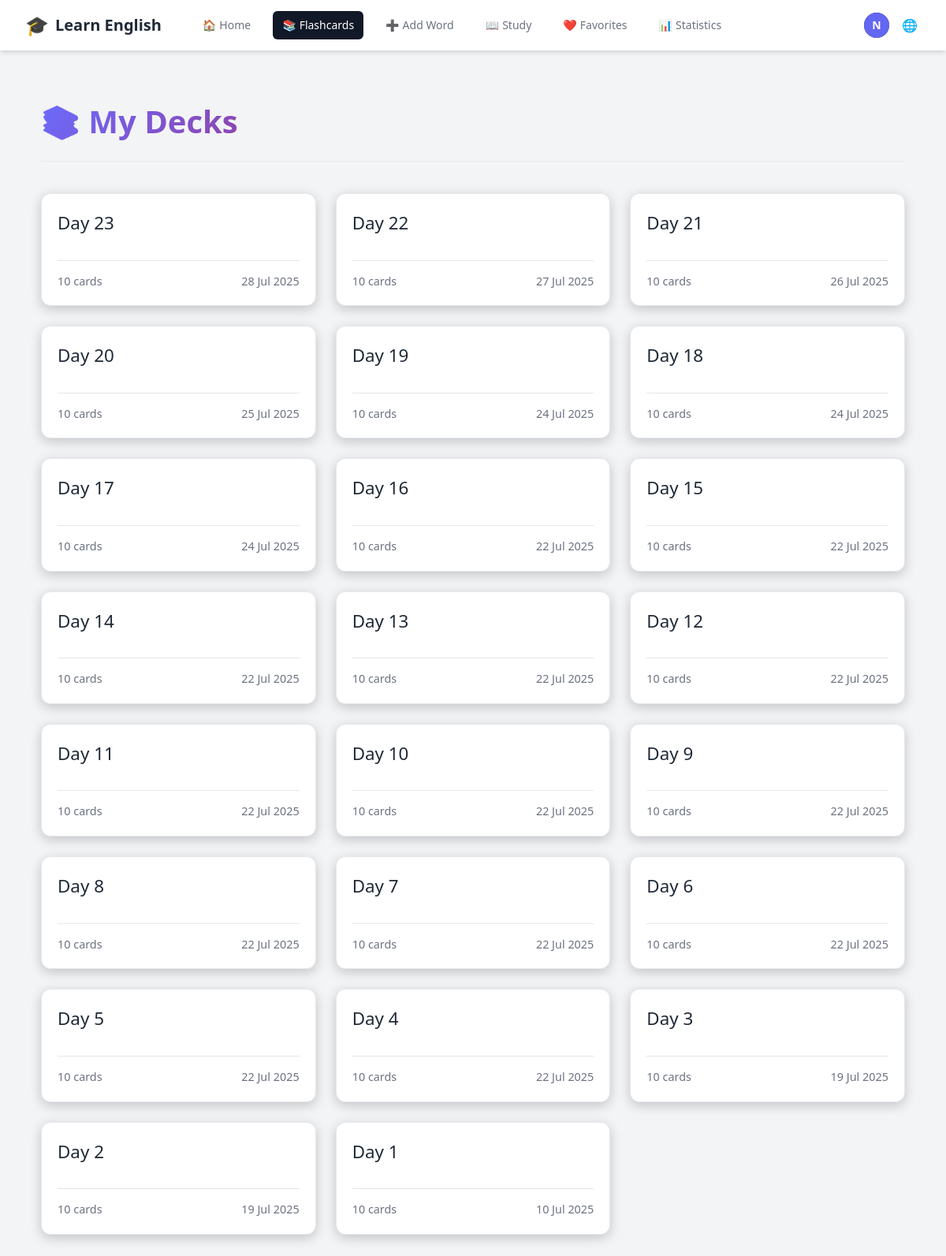
The page /decks/ (signed in) on the database its author committed.
### accounts/models.py (models this page shows, shortened)
class CustomUser(AbstractUser):
    email = models.EmailField(unique=True)
    username = None  # Remove username field
    USERNAME_FIELD = 'email'
    REQUIRED_FIELDS = []
    objects = CustomUserManager()

### vocabulary/models.py (models this page shows, shortened)
class Deck(models.Model):
    user = models.ForeignKey(settings.AUTH_USER_MODEL, on_delete=models.CASCADE, related_name='decks')
    name = models.CharField(max_length=255)
    created_at = models.DateTimeField(auto_now_add=True)
    class Meta:
        ordering = ['-created_at']
        unique_together = ['user', 'name']

### vocabulary/views.py (the view)
# urls.py: path('decks/', views.deck_list, name='deck_list'),
@login_required
def deck_list(request):
    decks = Deck.objects.filter(user=request.user).annotate(
        card_count=Count('flashcards')
    ).order_by('-created_at')
    context = {
        'decks': decks
    }
    return render(request, 'vocabulary/deck_list.html', context)

### vocabulary/context_processors.py (called while the page is built)
    def _(message):
        return str(message)

### vocabulary/templates/vocabulary/deck_list.html (shortened to what this page needs)
{% extends "base.html" %}
{% block content %}
<div class="deck-list-page">
    <div class="page-header">
        <h1>📚 {{ manual_texts.my_decks }}</h1>
    </div>
    {% if decks %}
        <div class="deck-grid">
            {% for deck in decks %}
                <a href="{% url 'deck_detail' deck.id %}" class="deck-card">
                    <div>
                        <h2>{{ deck.name }}</h2>
                    </div>
                    <div class="deck-info">
                        <span>{{ deck.card_count }} {{ manual_texts.cards_text }}</span>
                        <span class="created-date">{{ deck.created_at|date:"d M Y" }}</span>
                    </div>
                </a>
            {% endfor %}
        </div>
    {% else %}
        <div class="no-decks">
            <h2>{{ manual_texts.no_decks_yet }}</h2>
            <p>{{ manual_texts.get_started_by }} <a href="{% url 'add_flashcard' %}">{{ manual_texts.adding_flashcards }}</a>!</p>
        </div>
    {% endif %}
</div>
{% endblock %}

### vocabulary/templates/base.html (shortened to what this page needs)
{% load i18n %} {% load static %}
<!DOCTYPE html>
<html lang="{{ LANGUAGE_CODE }}">
  <head>
    <script src="https://cdn.tailwindcss.com"></script>
    <link rel="stylesheet" type="text/css" href="{% static 'css/main.css' %}" />
    <link
      rel="stylesheet"
      href="https://cdnjs.cloudflare.com/ajax/libs/font-awesome/6.0.0-beta3/css/all.min.css"
    />
  </head>
  <body class="bg-gray-100 dark:bg-gray-900">
    <nav class="bg-white dark:bg-gray-800 shadow-md">
      <div class="max-w-7xl mx-auto px-4 sm:px-6 lg:px-8">
        <div class="flex items-center justify-between h-16">
          <div class="flex items-center">
            <a
              href="{% if user.is_authenticated %}{% url 'dashboard' %}{% else %}{% url 'account_login' %}{% endif %}"
              class="flex-shrink-0 flex items-center space-x-2"
            >
              <span class="text-2xl">🎓</span>
              <span class="text-xl font-bold text-gray-800 dark:text-white"
                >{{ manual_texts.learn_english }}</span
              >
            </a>
            <div class="hidden md:block">
              <div class="ml-10 flex items-baseline space-x-4">
                {% if user.is_authenticated %}
                <a
                  href="{% url 'dashboard' %}"
                  class="{% if request.resolver_match.url_name == 'dashboard' %}bg-gray-900 text-white{% else %}text-gray-500 dark:text-gray-300 hover:bg-gray-700 hover:text-white{% endif %} px-3 py-2 rounded-md text-sm font-medium flex items-center space-x-1"
                  id="nav-home"
                >
                  <span class="nav-icon">🏠</span>
                  <span>{{ manual_texts.home }}</span>
                </a>
                <a
                  href="{% url 'deck_list' %}"
                  class="{% if request.resolver_match.url_name == 'deck_list' or request.resolver_match.url_name == 'deck_detail' %}bg-gray-900 text-white{% else %}text-gray-500 dark:text-gray-300 hover:bg-gray-700 hover:text-white{% endif %} px-3 py-2 rounded-md text-sm font-medium flex items-center space-x-1"
                  id="nav-flashcards"
                >
                  <span class="nav-icon">📚</span>
                  <span>{{ manual_texts.flashcards }}</span>
                </a>
                <a
                  href="{% url 'add_flashcard' %}"
                  class="{% if request.resolver_match.url_name == 'add_flashcard' %}bg-gray-900 text-white{% else %}text-gray-500 dark:text-gray-300 hover:bg-gray-700 hover:text-white{% endif %} px-3 py-2 rounded-md text-sm font-medium flex items-center space-x-1"
                  id="nav-add-word"
                >
                  <span class="nav-icon">➕</span>
                  <span>{{ manual_texts.add_word }}</span>
                </a>
                <a
                  href="{% url 'study' %}"
                  class="{% if request.resolver_match.url_name == 'study' %}bg-gray-900 text-white{% else %}text-gray-500 dark:text-gray-300 hover:bg-gray-700 hover:text-white{% endif %} px-3 py-2 rounded-md text-sm font-medium flex items-center space-x-1"
                  id="nav-study"
                >
                  <span class="nav-icon">📖</span>
                  <span>{{ manual_texts.study }}</span>
                </a>
                <a
                  href="{% url 'favorites' %}"
                  class="{% if request.resolver_match.url_name == 'favorites' %}bg-gray-900 text-white{% else %}text-gray-500 dark:text-gray-300 hover:bg-gray-700 hover:text-white{% endif %} px-3 py-2 rounded-md text-sm font-medium flex items-center space-x-1"
                  id="nav-favorites"
                >
                  <span class="nav-icon">❤️</span>
                  <span>{{ manual_texts.favorites|default:"Favorites" }}</span>
                </a>
                <a
                  href="{% url 'statistics' %}"
                  class="{% if request.resolver_match.url_name == 'statistics' %}bg-gray-900 text-white{% else %}text-gray-500 dark:text-gray-300 hover:bg-gray-700 hover:text-white{% endif %} px-3 py-2 rounded-md text-sm font-medium flex items-center space-x-1"
                  id="nav-statistics"
                >
                  <span class="nav-icon">📊</span>
                  <span>{{ manual_texts.statistics }}</span>
                </a>
                {% endif %}
              </div>
            </div>
          </div>
          <div class="hidden md:block">
            <div class="ml-4 flex items-center md:ml-6">
              {% if user.is_authenticated %}
              <div class="ml-3 relative">
                <div>
                  <button
                    type="button"
                    id="user-toggle"
                    class="max-w-xs bg-gray-800 rounded-full flex items-center text-sm focus:outline-none focus:ring-2 focus:ring-offset-2 focus:ring-offset-gray-800 focus:ring-white"
                    aria-expanded="false"
                    aria-haspopup="true"
                  >
                    <div
                      class="h-8 w-8 rounded-full bg-indigo-500 flex items-center justify-center text-white font-bold"
                    >
                      {{ user.email|slice:":1"|upper }}
                    </div>
                  </button>
                </div>
              </div>
              {% endif %}
              <div class="ml-3 relative">
                <div>
                  <button
                    type="button"
                    id="lang-toggle"
                    class="bg-white dark:bg-gray-800 p-1 rounded-full text-gray-400 dark:text-gray-300 hover:text-gray-500 dark:hover:text-white focus:outline-none focus:ring-2 focus:ring-offset-2 focus:ring-offset-gray-800 focus:ring-white"
                  >
                    <span class="nav-icon">🌐</span>
                  </button>
                </div>
              </div>
            </div>
          </div>
        </div>
      </div>
    </nav>
    <main class="py-10">
      <div class="max-w-7xl mx-auto px-4 sm:px-6 lg:px-8">
        {% block content %}{% endblock %}
      </div>
    </main>
  </body>
</html>

### static/css/main.css (style rules this page uses)
* { margin: 0; padding: 0; box-sizing: border-box; }
body { background: #18182f; color: #fff; font-family: "Segoe UI", Tahoma, Geneva, Verdana, sans-serif; line-height: 1.6; min-height: 100vh; }
.page-header { text-align: left; margin-bottom: 30px; padding-bottom: 20px; border-bottom: 1px solid var(--border-color); display: flex; justify-content: space-between; align-items: center; }
.page-header h1 { font-size: 2.2em; font-weight: 700; color: var(--text-main); }

### vocabulary/templates/base.html (style rules this page uses)
:root { --primary-color: #6a6cff; --primary-color-dark: #5859d8; --background-main: #f3f4f6; --background-secondary: #ffffff; --background-light: #ffffff; --text-main: #1f2937; --text-muted: #6b7280; --border-color: #e5e7eb; --card-background: var(--background-secondary); --card-border-color: var(--border-color); --card-text-main: var(--text-main); --card-text-muted: var(--text-muted); --card-shadow: 0 1px 3px 0 rgba(0, 0, 0, 0.1), 0 1px 2px 0 rgba(0, 0, 0, 0.06); --card-shadow-hover: 0 4px 6px -1px rgba(0, 0, 0, 0.1), 0 2px 4px -1px rgba(0, 0, 0, 0.06); }

### vocabulary/templates/vocabulary/deck_list.html (style rules this page uses)
.deck-list-page { max-width: 1200px; margin: 20px auto; padding: 0 20px; }
.page-header { text-align: center; margin-bottom: 40px; padding-bottom: 20px; border-bottom: 1px solid var(--border-color); }
.page-header h1 { font-size: 2.5em; font-weight: 700; background: linear-gradient(135deg, var(--primary-color), #8e44ad); -webkit-background-clip: text; -webkit-text-fill-color: transparent; }
.deck-grid { display: grid; grid-template-columns: repeat(auto-fill, minmax(280px, 1fr)); gap: 25px; }
.deck-card { background-color: var(--card-background); border: 1px solid var(--card-border-color); border-radius: 12px; padding: 20px; display: flex; flex-direction: column; justify-content: space-between; transition: all 0.3s ease; text-decoration: none; color: var(--card-text-main); box-shadow: 0 4px 15px rgba(0, 0, 0, 0.2); }
.deck-card h2 { font-size: 1.4em; margin-bottom: 10px; word-break: break-word; }
.deck-info { display: flex; justify-content: space-between; align-items: center; margin-top: 20px; padding-top: 15px; border-top: 1px solid var(--card-border-color); font-size: 0.9em; color: var(--card-text-muted); }

### rows shown on the page
CustomUser: email "N"
Deck: name "Day 23", card_count "10", cards_text "cards", created_at "28 Jul 2025"
Deck: name "Day 22", card_count "10", cards_text "cards", created_at "27 Jul 2025"
Deck: name "Day 21", card_count "10", cards_text "cards", created_at "26 Jul 2025"
Deck: name "Day 20", card_count "10", cards_text "cards", created_at "25 Jul 2025"
Deck: name "Day 19", card_count "10", cards_text "cards", created_at "24 Jul 2025"
Deck: name "Day 18", card_count "10", cards_text "cards", created_at "24 Jul 2025"
Deck: name "Day 17", card_count "10", cards_text "cards", created_at "24 Jul 2025"
Deck: name "Day 16", card_count "10", cards_text "cards", created_at "22 Jul 2025"
Deck: name "Day 15", card_count "10", cards_text "cards", created_at "22 Jul 2025"
Deck: name "Day 14", card_count "10", cards_text "cards", created_at "22 Jul 2025"
Deck: name "Day 13", card_count "10", cards_text "cards", created_at "22 Jul 2025"
Deck: name "Day 12", card_count "10", cards_text "cards", created_at "22 Jul 2025"
Deck: name "Day 11", card_count "10", cards_text "cards", created_at "22 Jul 2025"
Deck: name "Day 10", card_count "10", cards_text "cards", created_at "22 Jul 2025"
Deck: name "Day 9", card_count "10", cards_text "cards", created_at "22 Jul 2025"
Deck: name "Day 8", card_count "10", cards_text "cards", created_at "22 Jul 2025"
Deck: name "Day 7", card_count "10", cards_text "cards", created_at "22 Jul 2025"
Deck: name "Day 6", card_count "10", cards_text "cards", created_at "22 Jul 2025"
Deck: name "Day 5", card_count "10", cards_text "cards", created_at "22 Jul 2025"
Deck: name "Day 4", card_count "10", cards_text "cards", created_at "22 Jul 2025"
Deck: name "Day 3", card_count "10", cards_text "cards", created_at "19 Jul 2025"
Deck: name "Day 2", card_count "10", cards_text "cards", created_at "19 Jul 2025"
Deck: name "Day 1", card_count "10", cards_text "cards", created_at "10 Jul 2025"

### other values the page prints
{{ manual_texts.learn_english }} "Learn English"
{{ manual_texts.home }} "Home"
{{ manual_texts.flashcards }} "Flashcards"
{{ manual_texts.add_word }} "Add Word"
{{ manual_texts.study }} "Study"
{{ manual_texts.favorites|default:"Favorites" }} "Favorites"
{{ manual_texts.statistics }} "Statistics"
{{ manual_texts.my_decks }} "My Decks"
